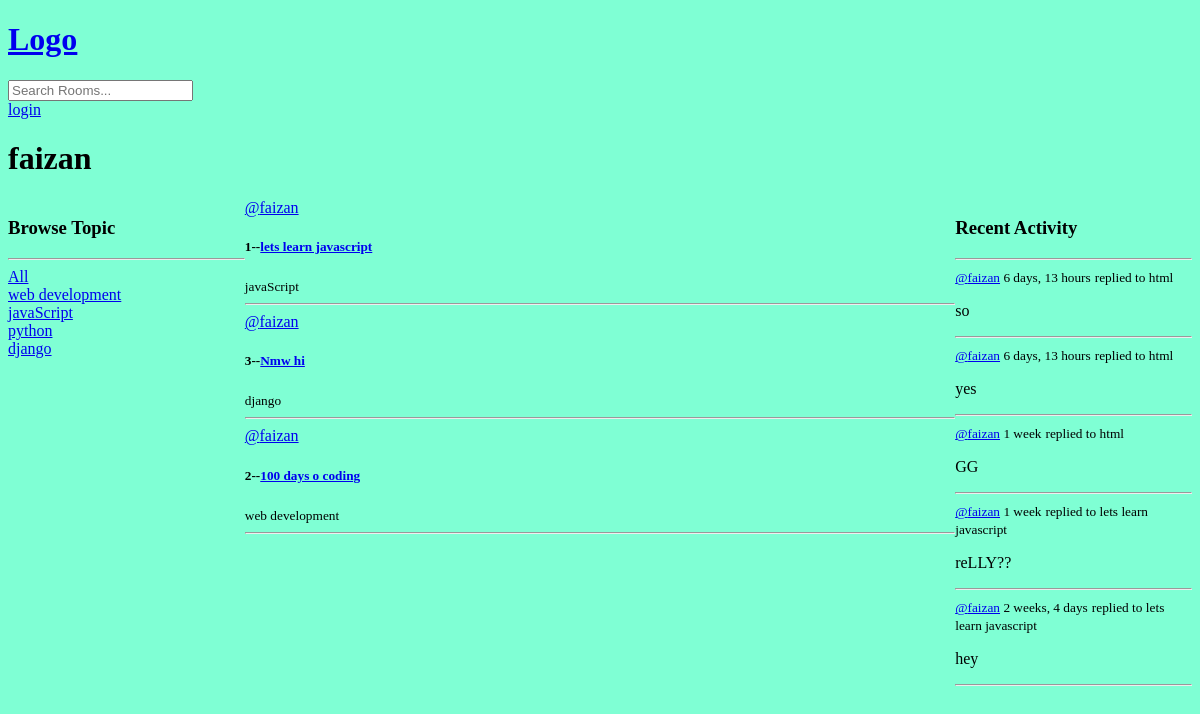
The app's page /profile/1/, older data.
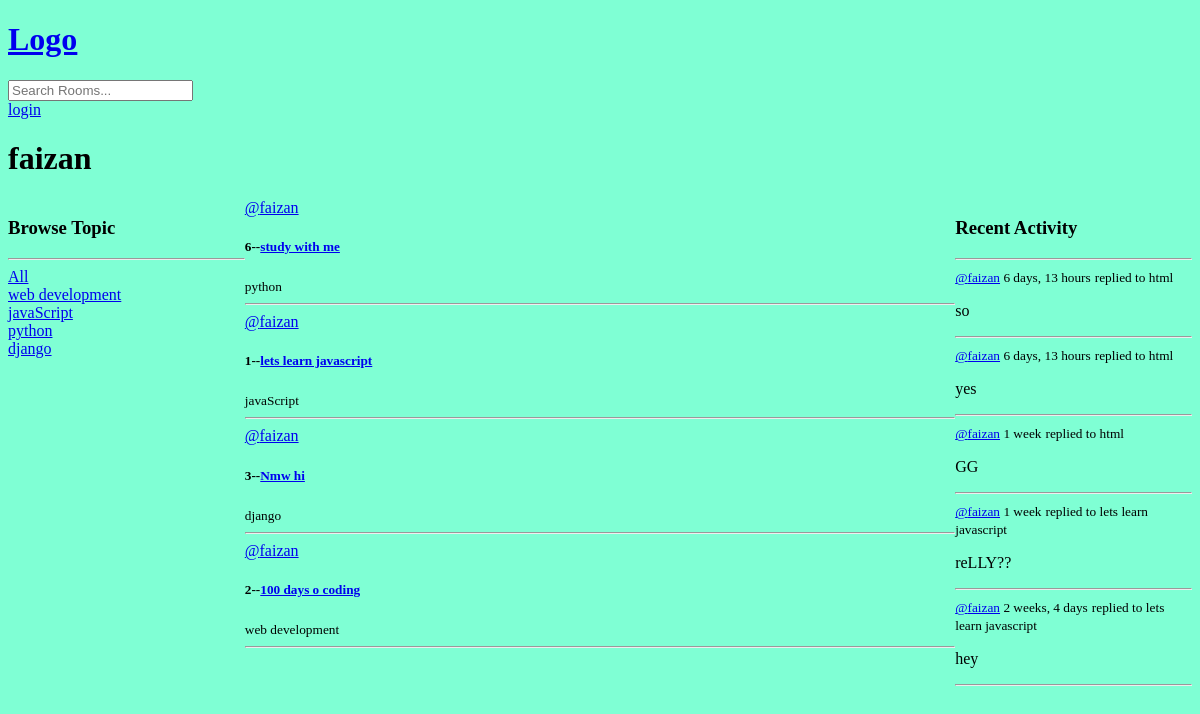
The same page, newer data.
### base/models.py (models this page shows, shortened)
class Topic(models.Model):
    name=models.CharField(max_length=200)

class Room(models.Model):
    host = models.ForeignKey(User, on_delete=models.SET_NULL, null=True)
    topic = models.ForeignKey(Topic, on_delete=models.SET_NULL, null=True)
    name = models.CharField(max_length=120)
    description = models.TextField(null=True, blank=True)
    participants= models.ManyToManyField(User, related_name='participants', blank=True)
    updated = models.DateTimeField(auto_now=True)
    created = models.DateTimeField(auto_now_add=True)
    class Meta:
        ordering=['-updated','-created']
    def __str__(self):
        return self.name

class Message(models.Model):
    user=models.ForeignKey(User, on_delete=models.CASCADE)
    room=models.ForeignKey(Room, on_delete=models.CASCADE)
    body=models.TextField()
    updated=models.DateTimeField(auto_now=True)
    created=models.DateTimeField(auto_now_add=True)
    class Meta:
        ordering=['-updated','-created']
    def __str__(self):
        return self.body[0:50]

### base/views.py (the view)
# urls.py: path('profile/<str:pk>/', views.userProfile, name="user-profile"),
def userProfile(request, pk):
    user= User.objects.get(id=pk)
    rooms = user.room_set.all()
    rooms_messages= user.message_set.all()
    topics = Topic.objects.all()
    context={'user': user, 'rooms': rooms, 'room_messages': rooms_messages, 'topics': topics}
    return render(request, 'base/profile.html', context)

### base/templates/base/profile.html (shortened to what this page needs)
{% extends 'main.html' %}
{% block content %}
<h1>{{user.username}}</h1>
<div class="profile-container">
    <div>
        {% include 'base/topics_component.html' %}
    </div>
    <div>
        {% include 'base/feed_component.html' %}
    </div>
    <div>
        {% include 'base/activity_component.html' %}
    </div>
</div>
{% endblock content %}

### base/templates/base/topics_component.html
<h3>Browse Topic</h3>
            <hr>
            <div>
                <a href="{% url 'home' %}">All</a>
            </div>
            {% for topic in topics %}
                <div>
                    <a href="{% url 'home' %}?q={{topic.name}}">{{topic.name}}</a>
                </div>
            {% endfor %}

### base/templates/base/feed_component.html (shortened to what this page needs)
<div>
{% for room in rooms %}
<div>
    <a href=" {% url 'user-profile' room.host.id %} ">@{{room.host.username}}</a>
    <h5>{{room.id}}--<a href="{% url 'room' room.id %}">{{room.name}}</a></h5>
    <small>{{room.topic.name}}</small>
    <hr>
</div>
{% endfor %}
</div>

### base/templates/base/activity_component.html (shortened to what this page needs)
<h3>Recent Activity</h3>
    <hr>
    {% for message in room_messages %}
    <div>
        <small><a href=" {% url 'user-profile' message.user.id  %} ">@{{message.user}}</a>  {{message.created|timesince}}</small>
        <small>replied to {{message.room}}</small>
        <p>{{message}}</p>
        <hr>
    </div>
    {% endfor %}

Row changes from the older to the newer data that the page shows:
added Room: host.username "faizan", id "6", name "study with me", topic.name "python"
